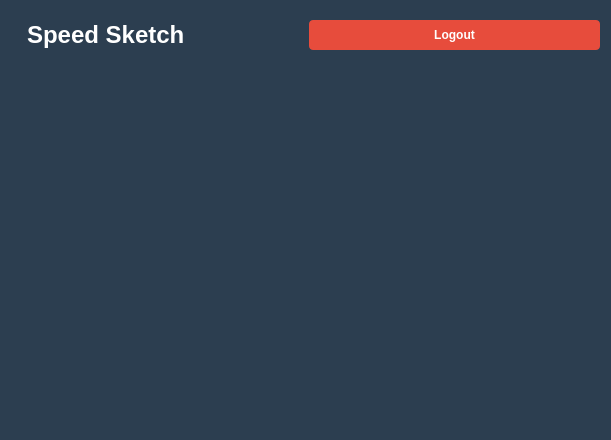
<?xml version="1.0" encoding="UTF-8"?>
<ui version="4.0">
 <class>ContainerForm</class>
 <widget class="QWidget" name="ContainerForm">
  <property name="geometry">
   <rect>
    <x>0</x>
    <y>0</y>
    <width>611</width>
    <height>440</height>
   </rect>
  </property>
  <property name="windowTitle">
   <string>Speed Sketch</string>
  </property>
  <property name="windowIcon">
   <iconset theme="applications-games"/>
  </property>
  <property name="styleSheet">
   <string notr="true">
    QWidget#ContainerForm {
        background-color: #2c3e50;
    }
    QLabel#label_title {
        color: white;
        font-size: 24px;
        font-weight: bold;
        padding: 10px;
    }
    QPushButton#button_menu {
        background-color: #e74c3c;
        color: white;
        border: none;
        padding: 8px 16px;
        border-radius: 4px;
        font-weight: bold;
    }
    QPushButton#button_menu:hover {
        background-color: #c0392b;
    }
    QPushButton#button_menu:pressed {
        background-color: #a93226;
    }
   </string>
  </property>
  <layout class="QVBoxLayout" name="verticalLayout_2" stretch="0,1">
   <item>
    <layout class="QHBoxLayout" name="horizontalLayout_2">
     <item>
      <widget class="QLabel" name="label_title">
       <property name="text">
        <string>Speed Sketch</string>
       </property>
      </widget>
     </item>
     <item>
      <widget class="QPushButton" name="button_menu">
       <property name="text">
        <string>Logout</string>
       </property>
      </widget>
     </item>
    </layout>
   </item>
   <item>
    <layout class="QHBoxLayout" name="horizontalLayout">
     <item>
      <widget class="QStackedWidget" name="stack_pages">
       <widget class="QWidget" name="page"/>
       <widget class="QWidget" name="page_2"/>
      </widget>
     </item>
    </layout>
   </item>
  </layout>
 </widget>
 <resources/>
 <connections/>
</ui>
